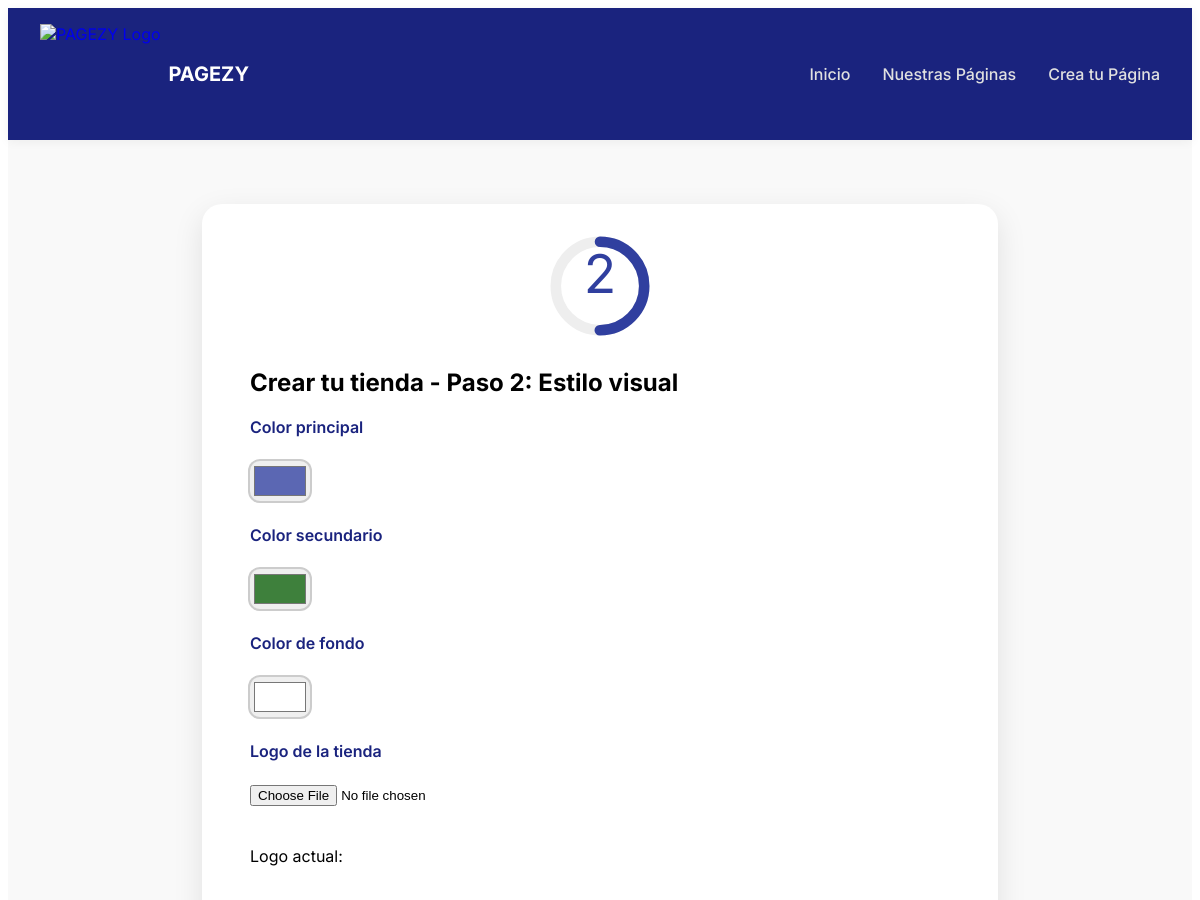
The page /pages/create/2/colores (upper part) on the database as committed earlier.
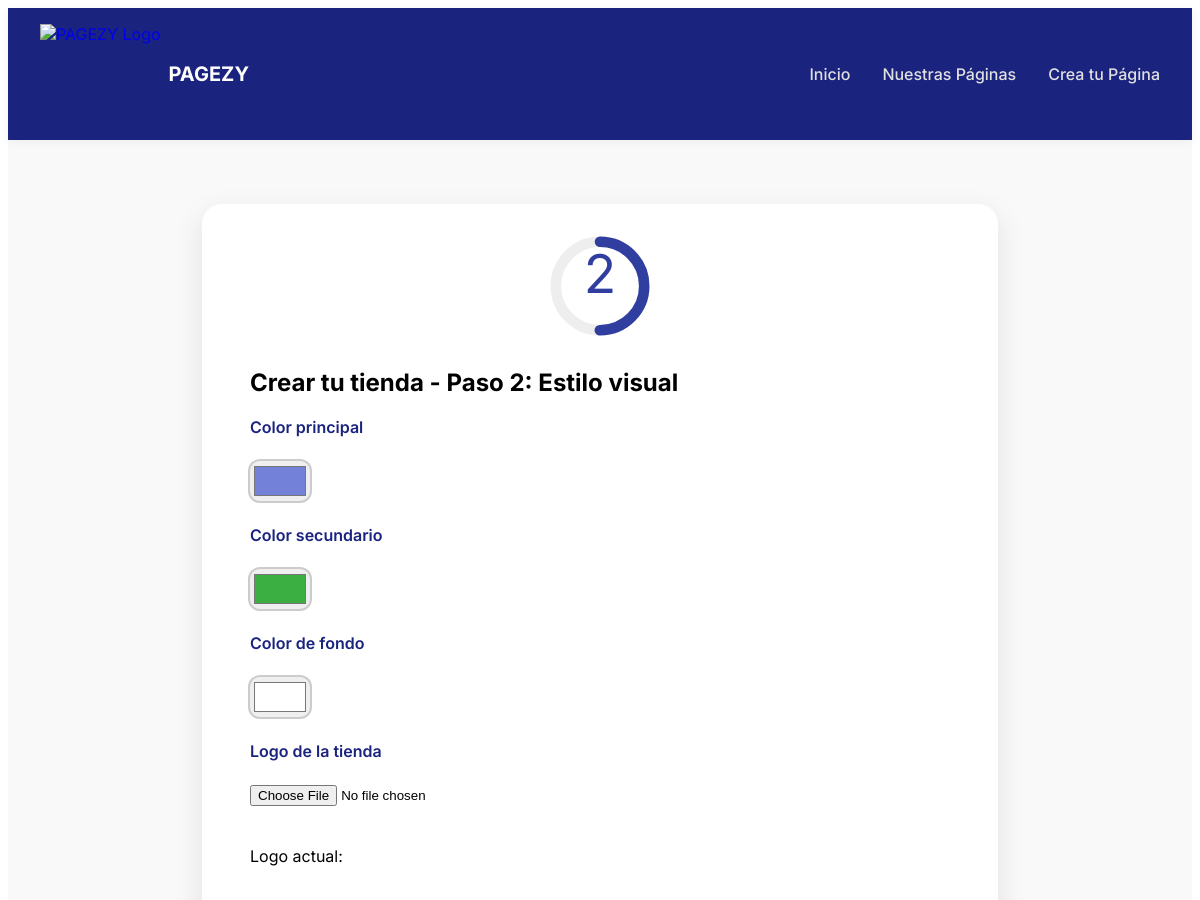
The same page on the database as committed later.
### app/models_publicos.py (models this page shows)
class TiendaEnProceso(db.Model):
    id = db.Column(db.Integer, primary_key=True)
    nombre = db.Column(db.String(100), nullable=False)
    apellidos = db.Column(db.String(100), nullable=False)
    email = db.Column(db.String(120), unique=True, nullable=False)
    telefono = db.Column(db.String(20))
    nombre_tienda = db.Column(db.String(100), unique=True, nullable=False)
    color_principal = db.Column(db.String(7))
    color_secundario = db.Column(db.String(7))
    color_fondo = db.Column(db.String(7))
    logo_url = db.Column(db.String(255))
    tipo_web = db.Column(db.String(50))
    plantilla = db.Column(db.String(50))
    titulo_tienda = db.Column(db.String(255), nullable=True)
    imagenes_tienda = db.Column(db.Text, nullable=True)
    descripcion_portfolio = db.Column(db.Text, nullable=True)
    imagen_portfolio = db.Column(db.String(255), nullable=True)
    sobre_nosotros = db.Column(db.Text, nullable=True)
    servicios_portfolio = db.Column(db.Text, nullable=True)
    productos_seleccionados = db.Column(db.Text)
    paso_actual = db.Column(db.Integer, default=1)
    finalizado = db.Column(db.Boolean, default=False)
    ruta_db_tienda = db.Column(db.String(255))
    fecha_creacion = db.Column(db.DateTime, default=datetime.utcnow)

### app/routes/crear_web.py (the view, shortened to what this page needs)
@crear_tienda_bp.route("/<int:tienda_id>/colores", methods=["GET", "POST"])
def paso2(tienda_id):
    tienda = TiendaEnProceso.query.get_or_404(tienda_id)
    return render_template("PaginasPresentacion/crear_tienda/paso2_colores.html", tienda=tienda, paso=2)

### app/templates/PaginasPresentacion/crear_tienda/paso2_colores.html (shortened to what this page needs)
{% extends 'PaginasPresentacion/crear_tienda/base.html' %}
{% block paso_content %}
<h2>Crear tu tienda - Paso 2: Estilo visual</h2>
<form method="POST" enctype="multipart/form-data">
  <label for="color_principal">Color principal</label>
  <input type="color" name="color_principal" id="color_principal" value="{{ tienda.color_principal or '#303f9f' }}">
  <label for="color_secundario">Color secundario</label>
  <input type="color" name="color_secundario" id="color_secundario" value="{{ tienda.color_secundario or '#1a237e' }}">
  <label for="color_fondo">Color de fondo</label>
  <input type="color" name="color_fondo" id="color_fondo" value="{{ tienda.color_fondo or '#ffffff' }}">
  <label for="logo">Logo de la tienda</label>
  <input type="file" name="logo" id="logo" accept="image/*">
  {% if tienda.logo_url %}
    <p>Logo actual:</p>
  {% endif %}
</form>
{% endblock %}

Rows that differ between the two databases and show on the page:
changed TiendaEnProceso "#ffffff": color_principal "#5b67b3" → "#7481d8"; color_secundario "#3e803c" → "#3caf43"
